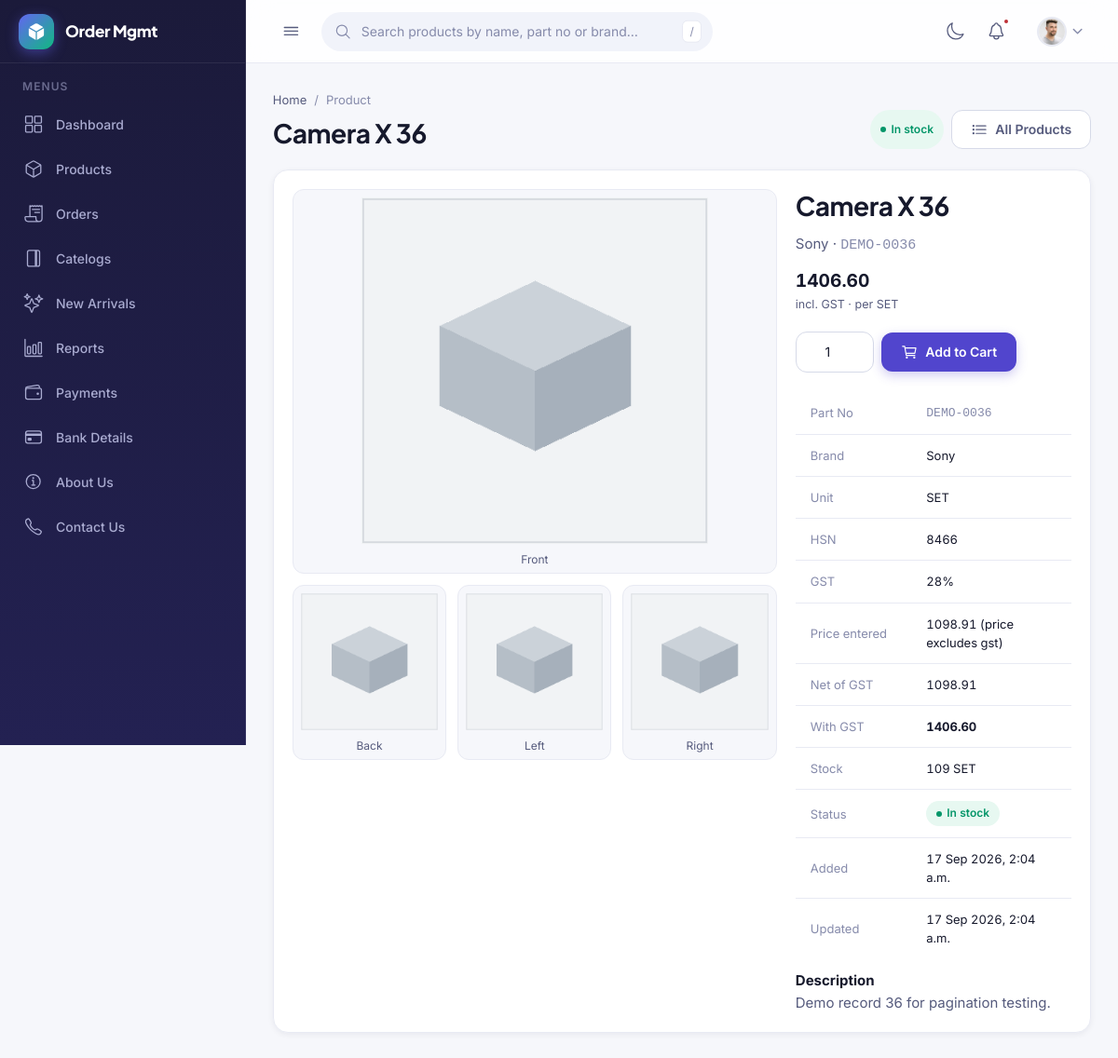
Page /products/47/ (signed in) on the committed database.
### products/models.py (models this page shows, shortened)
class Product(models.Model):
    objects = ProductQuerySet.as_manager()
    class TaxType(models.TextChoices):
        INCLUSIVE = "inclusive", "Price includes GST"
        EXCLUSIVE = "exclusive", "Price excludes GST"
    GST_CHOICES = [
        (Decimal("0.00"), "0%"),
        (Decimal("1.00"), "1%"),
        (Decimal("2.00"), "2%"),
        (Decimal("3.00"), "3%"),
        (Decimal("5.00"), "5%"),
        (Decimal("12.00"), "12%"),
        (Decimal("18.00"), "18%"),
        (Decimal("28.00"), "28%"),
        (Decimal("40.00"), "40%"),
    ]
    name = models.CharField(max_length=200)
    partno = models.CharField("Part number", max_length=60, unique=True)
    brand = models.ForeignKey(Brand, on_delete=models.PROTECT, related_name="products")
    unit = models.ForeignKey(Unit, on_delete=models.PROTECT, related_name="products")
    hsn = models.CharField("HSN code", max_length=8)
    gst = models.DecimalField(
        "GST %", max_digits=5, decimal_places=2, choices=GST_CHOICES, default=Decimal("18.00")
    )
    price = models.DecimalField(max_digits=12, decimal_places=2)
    price_tax_type = models.CharField(
        "Price is",
        max_length=9,
        choices=TaxType.choices,
        default=TaxType.EXCLUSIVE,
        help_text="Whether the price above already has GST in it.",
    )
    stock = models.PositiveIntegerField(default=0)
    barcode = models.CharField(max_length=64, unique=True, null=True, blank=True)
    alias = models.CharField(max_length=120, blank=True)
    category = models.CharField(max_length=60, blank=True)
    retail_price = models.DecimalField(max_digits=12, decimal_places=2, default=Decimal("0.00"))
    wholesale_price = models.DecimalField(max_digits=12, decimal_places=2, default=Decimal("0.00"))
    tally_guid = models.CharField(max_length=120, blank=True)
    is_active = models.BooleanField(default=True)
    desc = models.TextField("Description", blank=True)
    image_front = models.ImageField("Front image", upload_to="products/", blank=True)
    image_back = models.ImageField("Back image", upload_to="products/", blank=True)
    image_left = models.ImageField("Left image", upload_to="products/", blank=True)
    image_right = models.ImageField("Right image", upload_to="products/", blank=True)
    created_at = models.DateTimeField(auto_now_add=True)
    updated_at = models.DateTimeField(auto_now=True)
    class Meta:
        ordering = ["name"]
    LOW_STOCK_AT = 5
    @property
    def stock_status(self):
        if self.stock == 0:
            return "out"
        if self.stock <= self.LOW_STOCK_AT:
            return "low"
        return "instock"
    @property
    def stock_label(self):
        return {"out": "Out of stock", "low": "Low stock", "instock": "In stock"}[self.stock_status]
    @property
    def stock_badge(self):
        return {"out": "danger", "low": "warning", "instock": "success"}[self.stock_status]
    @staticmethod
    def _url(field):
        return field.url if field else static(DEFAULT_IMAGE)
    @property
    def front_url(self):
        return self._url(self.image_front)
    @property
    def back_url(self):
        return self._url(self.image_back)
    @property
    def left_url(self):
        return self._url(self.image_left)
    @property
    def right_url(self):
        return self._url(self.image_right)
    @property
    def gallery(self):
        return [
            ("Front", self.front_url),
            ("Back", self.back_url),
            ("Left", self.left_url),
            ("Right", self.right_url),
        ]
    @staticmethod
    def _dec(value):
        return value if isinstance(value, Decimal) else Decimal(str(value))
    @property
    def price_excluding_gst(self):
        if self.price_tax_type == self.TaxType.EXCLUSIVE:
            return self._dec(self.price)
        rate = 1 + self._dec(self.gst) / 100
        return (self._dec(self.price) / rate).quantize(Decimal("0.01"))
    @property
    def price_including_gst(self):
        if self.price_tax_type == self.TaxType.INCLUSIVE:
            return self._dec(self.price)
        rate = 1 + self._dec(self.gst) / 100
        return (self._dec(self.price) * rate).quantize(Decimal("0.01"))

class Brand(models.Model):
    name = models.CharField(max_length=120, unique=True)
    created_at = models.DateTimeField(auto_now_add=True)
    updated_at = models.DateTimeField(auto_now=True)
    class Meta:
        ordering = ["name"]
    def __str__(self):
        return self.name

class Unit(models.Model):
    name = models.CharField(max_length=20, unique=True)
    created_at = models.DateTimeField(auto_now_add=True)
    updated_at = models.DateTimeField(auto_now=True)
    class Meta:
        ordering = ["name"]
    def __str__(self):
        return self.name

### products/views.py (the view)
# urls.py: path("<int:pk>/", views.detail, name="detail"),
def detail(request, pk):
    product = get_object_or_404(Product.objects.select_related("brand", "unit"), pk=pk)
    return render(request, "products/product_detail.html", {"product": product})

### delaer/context_processors.py (called while the page is built)
def roles(request):
    user = getattr(request, "user", None)
    if user is None or not user.is_authenticated:
        return {"user_is_sales": False, "user_is_manager": False, "user_is_dealer": False}
    from myorder.views import is_manager, is_sales
    return {
        "user_is_sales": is_sales(user),
        "user_is_manager": is_manager(user),
        "user_is_dealer": hasattr(user, "dealer_profile"),
    }

### myorder/views.py (called while the page is built)
def is_manager(user):
    return (
        user.is_superuser
        or user.is_staff
        or user.groups.filter(name="Management").exists()
    )

def is_sales(user):
    return (
        user.is_authenticated
        and SalesExecutive.objects.filter(user=user, is_active=True).exists()
    )

### templates/products/product_detail.html (shortened to what this page needs)
{% extends "mybase.html" %}
{% load static %}
{% block page_path %}Product{% endblock %}
{% block page_title %}{{ product.name }}{% endblock %}
{% block content %}
<div class="page-head__actions">
    <span class="badge badge--{{ product.stock_badge }}">{{ product.stock_label }}</span>
    <a class="btn btn--ghost" href="{% url 'products:products' %}">
        <ion-icon name="list-outline"></ion-icon> All Products
    </a>
</div>
</div>
<section class="panel">
    <div class="detail">
        <div class="detail__media">
            {% for label, url in product.gallery %}
            <figure class="zoom{% if forloop.first %} is-main{% endif %}">
                <img src="{{ url }}" alt="{{ label }} view of {{ product.name }}"
                     {% if not forloop.first %}loading="lazy"{% endif %}>
                <figcaption class="muted">{{ label }}</figcaption>
            </figure>
            {% endfor %}
        </div>
        <div class="detail__info">
            <h2 class="page-title">{{ product.name }}</h2>
            <p class="muted">{{ product.brand }} &middot; <code class="dim">{{ product.partno }}</code></p>
            <div class="detail__price">
                <span class="detail__amount">{{ product.price_including_gst }}</span>
                <small class="muted">incl. GST &middot; per {{ product.unit }}</small>
            </div>
            <form class="detail__buy" method="post"
                  action="{% url 'myorder:add_to_cart' product.pk %}">
                {% if product.stock > 0 %}
                <input class="input" type="number" name="qty" value="1" min="1" max="{{ product.stock }}"
                       aria-label="Quantity">
                <button class="btn btn--primary" type="submit">
                    <ion-icon name="cart-outline"></ion-icon> Add to Cart
                </button>
                {% else %}
                <button class="btn btn--ghost" type="button" disabled>Out of stock</button>
                {% endif %}
            </form>
            <div class="table-wrap">
            <table class="table table--mini detail__specs">
                <tbody>
                    <tr><td>Part No</td><td><code class="dim">{{ product.partno }}</code></td></tr>
                    <tr><td>Brand</td><td>{{ product.brand }}</td></tr>
                    <tr><td>Unit</td><td>{{ product.unit }}</td></tr>
                    <tr><td>HSN</td><td>{{ product.hsn }}</td></tr>
                    <tr><td>GST</td><td>{{ product.get_gst_display }}</td></tr>
                    <tr><td>Price entered</td><td>{{ product.price }} ({{ product.get_price_tax_type_display|lower }})</td></tr>
                    <tr><td>Net of GST</td><td>{{ product.price_excluding_gst }}</td></tr>
                    <tr><td>With GST</td><td><strong>{{ product.price_including_gst }}</strong></td></tr>
                    <tr><td>Stock</td><td>{{ product.stock }} {{ product.unit }}</td></tr>
                    <tr><td>Status</td><td><span class="badge badge--{{ product.stock_badge }}">{{ product.stock_label }}</span></td></tr>
                    <tr><td>Added</td><td>{{ product.created_at|date:"j M Y, g:i a" }}</td></tr>
                    <tr><td>Updated</td><td>{{ product.updated_at|date:"j M Y, g:i a" }}</td></tr>
                </tbody>
            </table>
            </div>
            {% if product.desc %}
            <div>
                <strong>Description</strong>
                <p class="muted">{{ product.desc|linebreaksbr }}</p>
            </div>
            {% endif %}
        </div>
    </div>
</section>
{% endblock %}

### rows in the picture
Product: name "Camera X 36", stock_label "In stock", brand "Sony", partno "DEMO-0036", price_including_gst "1406.60", unit "SET", hsn "8466", gst "28%", price "1098.91", price_tax_type "price excludes gst", price_excluding_gst "1098.91", stock "109", created_at "17 Sep 2026, 2:04 a.m.", updated_at "17 Sep 2026, 2:04 a.m.", desc "Demo record 36 for pagination testing."

### other values in the picture
{{ label }} "Front" "Back" "Left" "Right"
